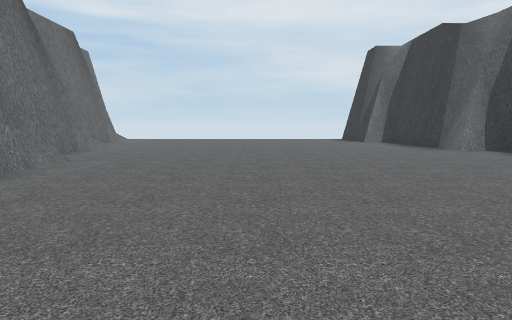
[1] (above)

16 first-person views from a walk through a scene from a Unity 3-D project. The camera is 1.2 m above the floor, tilts 6° down and sees 75° across. The floor is counted in squares, 2 m on a side. Each view is taken from the middle of a square. On the plan, view 1 faces up. The plan holds only what a view shows up to about 10 squares ahead; the rest is blank. The place goes on beyond the plan. The player is left out. Some surface patterns are stand-ins.

[2]
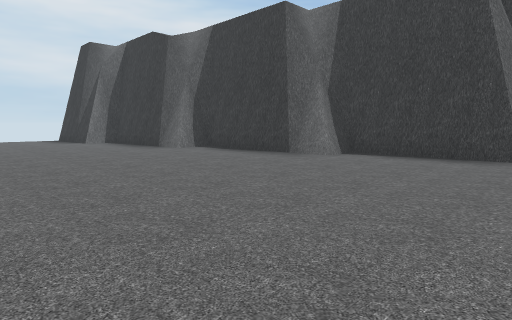

[3]
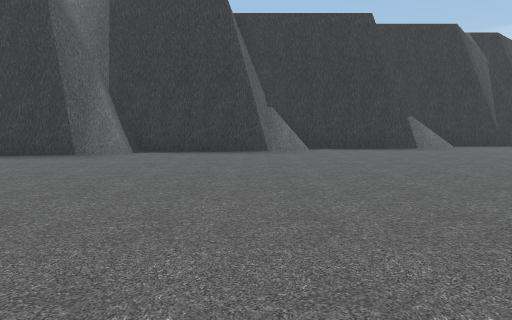

[4]
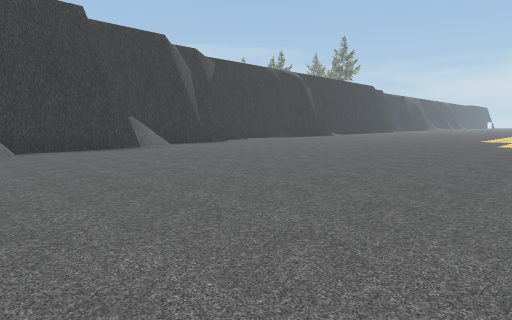

[5]
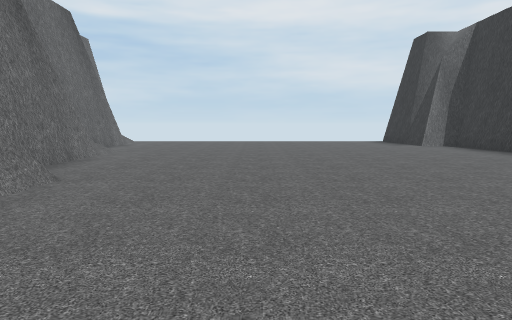

[6]
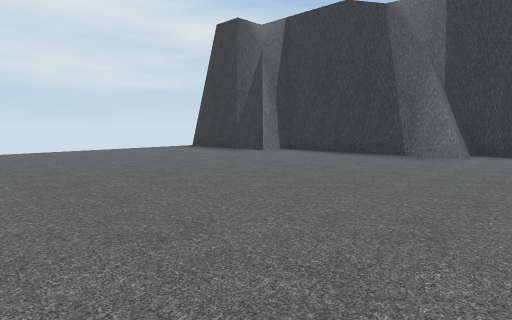

[7]
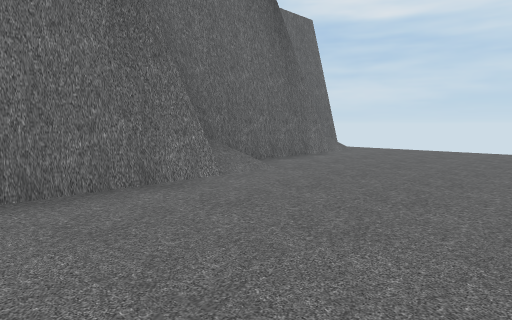

[8]
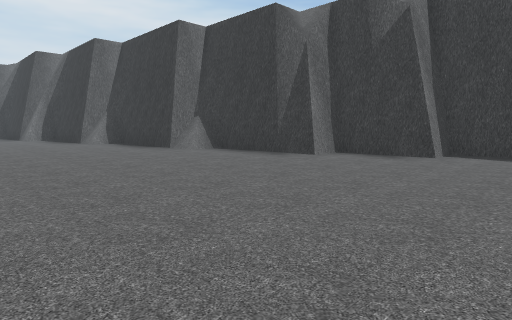

[9]
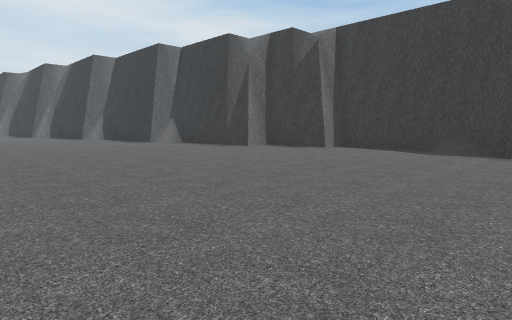

[10]
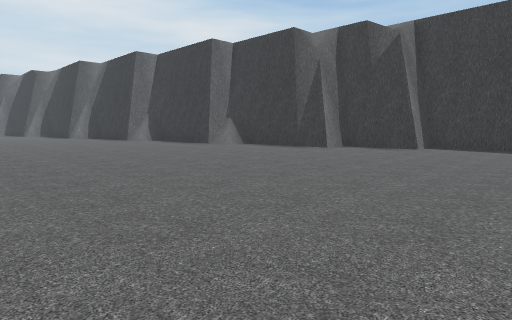

[11]
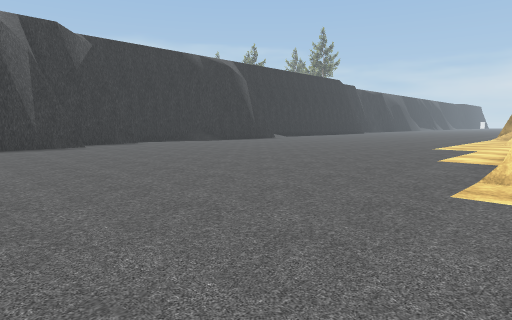

[12]
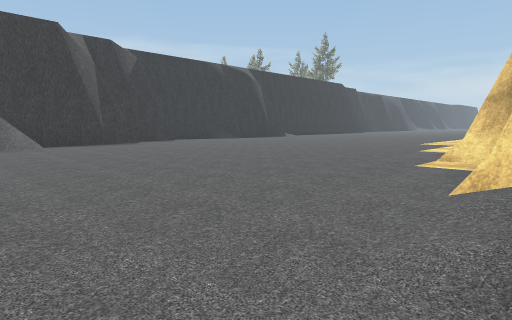

[13]
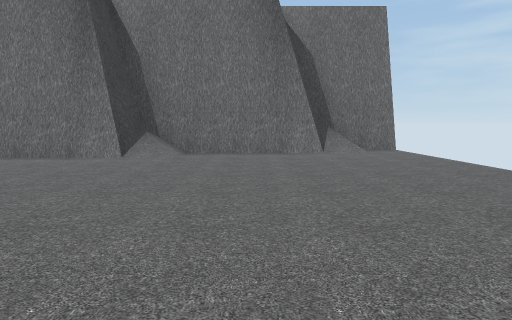

[14]
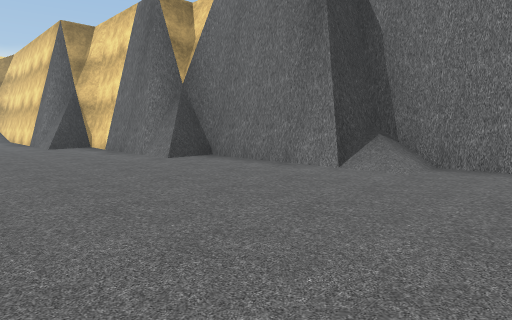

[15]
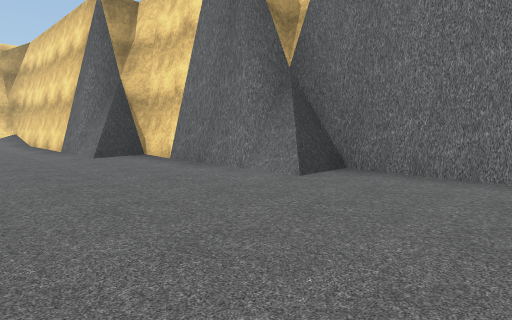

[16]
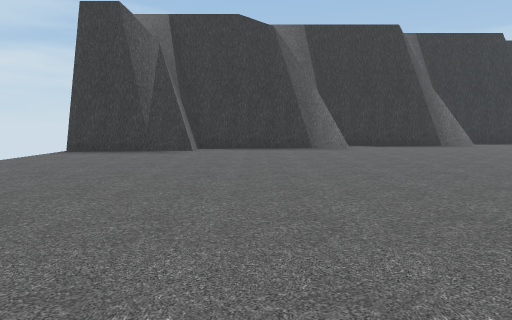

### Floor plan
Key: @ floor where view 1 was taken; # wall or solid block; . floor; / step, stairs or slope.
Columns run from 6 left of view 1 to 11 right of it. Each row starts with its distance up from view 1.
 14 #.........#
 13 #.........#
 12 ##........##
 11  #.........#
 10  #.........#
  9  #.........#
  8  ##........##
  7   #.........#
  6   #.........#
  5   #/........#
  4   #/........##
  3    /.........#
  2    /.........#
  1    #/........#
  0     /.@......##
 -1     /.........#
 -2     /.........#
 -3     /.........##
 -4     /.........##
 -5     //.........#
 -6      /.........#
 -7      /.........##
 -8      #..........#
 -9      #..........##
-10       ...........#
-11       ...........#
-12       ........../#
-13       ..........##
-14       .......

Positions as (right, up) in squares from view 1, and headings:
1: (0, 0), facing up
2: (0, 0), facing up-right
3: (-1, 1), facing right
4: (-1, 1), facing down-right
5: (-1, 2), facing up
6: (-2, 6), facing up-right
7: (-1, 6), facing up-left
8: (3, -11), facing up-right
9: (2, -14), facing up-right
10: (1, -12), facing up-right
11: (-1, -4), facing down-right
12: (-2, -2), facing down-right
13: (2, 11), facing left
14: (0, 11), facing down-left
15: (0, 8), facing down-left
16: (-4, 10), facing right
